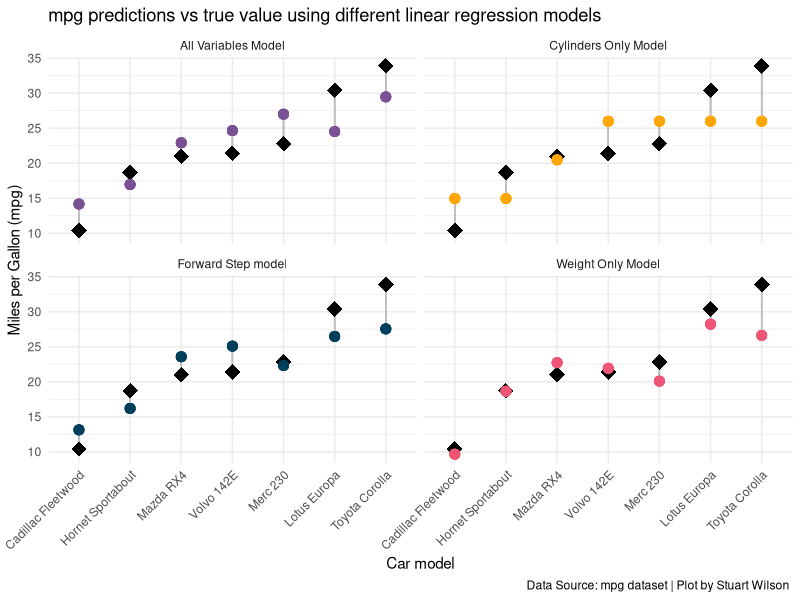
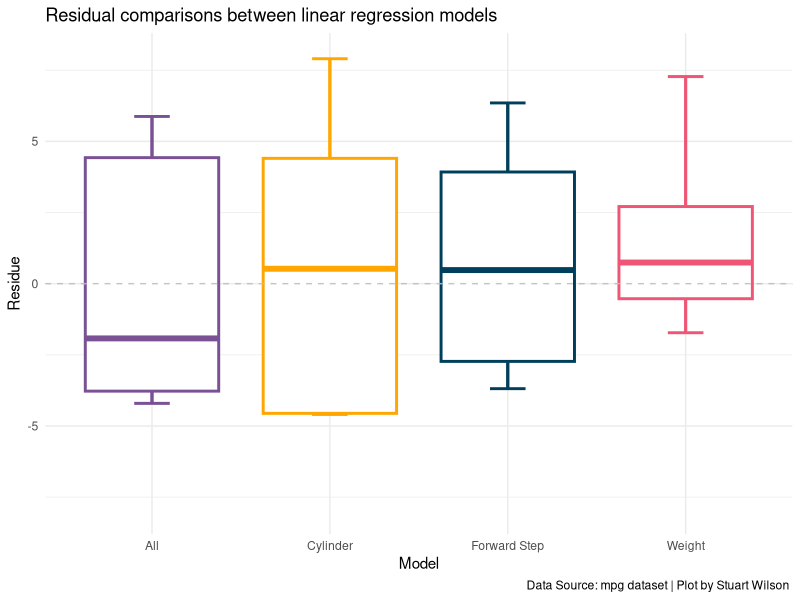

Generate these figures, in order, with R:
library(tidyverse)
data(mtcars)

df <- mtcars

# REGRESSION MODEL TO PREDICT MPG

# split data into test train

# set seed for reproducability
set.seed(100)

# 80:20 split, use floor function to ensure integer result
train_indices = sample(1 : nrow(df), size = floor(0.8 * nrow(df)))

train_df <- df[train_indices, ]
test_df <- df[-train_indices, ]

# create model using all variables
mpg_model <- lm(
  mpg ~ .,
  data = train_df
)


# use model on test data, show 95% confidence intervals
predict(
  mpg_model,
  newdata = test_df,
  interval = "confidence"
)


# summary shows strong R-squared value, and low overall p value,
# but the individuals predictors do not have significant p values.
# some coeffs are also close to 0, so step-wise regression is good idea.

# create intercept only model
mpg_intercept_only <- lm(mpg ~ 1, data = train_df)

# perform forward step-wise regression
forward_mpg <- step(mpg_intercept_only,
                direction = "forward",
                scope = formula(mpg_model),
                trace = 0)

# look at AIC decrease my introducing new variables
forward_mpg$anova

# predict with forward_mpg model
predict(
  forward_mpg,
  newdata = test_df,
)

# model just using wt (weight) variable
wt_mpg <- lm(mpg ~ wt, data = train_df)
summary(wt_mpg)

# model just using cyl (cylinder) variable
cyl_mpg <- lm(mpg ~ cyl, data = train_df)
summary(cyl_mpg)


# create df to compare the two models, turn row names into a col, sort by mpg
compare_df <- test_df |>
  mutate(
    forward_predict = predict(forward_mpg, newdata = test_df),
    forward_resid = mpg - forward_predict,
    all_predict = predict(mpg_model, newdata = test_df),
    all_resid = mpg - all_predict,
    wt_predict = predict(wt_mpg, newdata = test_df),
    wt_resid = mpg - wt_predict,
    cyl_predict = predict(cyl_mpg, newdata = test_df),
    cyl_resid = mpg - cyl_predict
  ) |> 
  rownames_to_column("car")



# create tidier df for plotting by combining predictions and residuals

compare_df_tidy <- compare_df |> 
  pivot_longer(
    cols = c("forward_predict", "all_predict", "wt_predict", "cyl_predict"),
    names_to = "model_prediction",
    values_to = "prediction"
  ) |> 
  pivot_longer(
    cols = c("forward_resid", "all_resid", "wt_resid", "cyl_resid"),
    names_to = "model_residue",
    values_to = "residue"
  )

# sort df so that models on x axis are in increasing mpg order (purely for
# aesthetics)

# Ensure factor levels are unique car names ordered by actual mpg
compare_df_tidy$car <- factor(
  compare_df_tidy$car,
  levels = compare_df$car[order(compare_df$mpg)]
)

# plot model comparisons as facet

facet_labels <- c(
  "forward_predict" = "Forward Step model",
  "all_predict" = "All Variables Model",
  "wt_predict" = "Weight Only Model",
  "cyl_predict" = "Cylinders Only Model"
)

ggplot(
  compare_df_tidy,
  aes(x = car, y = mpg)
) +
  
  # custom colour palette
  scale_colour_manual(
    # map old factor levels to new names
    values = c(
      "forward_predict" = "#003f5c",
      "all_predict" = "#7a5195",
      "wt_predict" = "#ef5675",
      "cyl_predict" = "#ffa600"
      ),
    labels = c(
      "forward_predict" = "Forward Step Model",
      "all_predict" = "All Variables Model",
      "wt_predict" = "Weight Only",
      "cyl_predict" = "Cylinders Only"
    )) +
    
  # vertical line segments between true and predicted values
  geom_segment( 
    aes(xend = car, yend = prediction),
    alpha = 0.9,
    colour = "grey"
  ) +
  
  # true values
  geom_point(size = 5, shape = 18) +
  
  # predicted values
  geom_point(
    aes(x = car, y = prediction, colour = model_prediction),
    size = 3,
    show.legend = FALSE
  ) +
  
  # theme adjustments
  theme_minimal() +
  theme(axis.text.x = element_text(angle = 45, hjust = 1)) +
  
  # labels
  labs(
    title = "mpg predictions vs true value using different linear regression models",
    caption = "Data Source: mpg dataset | Plot by Stuart Wilson ",
    x = "Car model",
    y = "Miles per Gallon (mpg)"
  ) +
  
  # faceting
  facet_wrap(~ model_prediction,
             labeller = labeller(model_prediction = facet_labels)) 



# plot boxplot to show residual distribution

ggplot(
  compare_df_tidy,
  aes(x = model_residue, y = residue, colour = model_residue)
) +
  
  # add whisker ends
  stat_boxplot(lwd = 1, 
               geom = "errorbar", 
               width = 0.2,
               show.legend = FALSE) +  
  
  
  geom_boxplot(lwd = 1,
               outlier.shape = 16,
               show.legend = FALSE) +
  
  # centre 0 on y axis
  ylim(-8, 8) +

  # dashed line y = 0
  geom_hline(yintercept = 0,
             linetype = "dashed",
             colour = "grey",
             alpha = 0.9,
             show.legend = FALSE) +
  
  # custom colour palette
  scale_colour_manual(
    values = c(
      "forward_resid" = "#003f5c",
      "all_resid" = "#7a5195",
      "wt_resid" = "#ef5675",
      "cyl_resid" = "#ffa600"
    )) +
  
  theme_minimal() + 
  
  # labels
  labs(
    title = "Residual comparisons between linear regression models",
    caption = "Data Source: mpg dataset | Plot by Stuart Wilson ",
    x = "Model",
    y = "Residue"
  ) +
  
  # rename the x labels
  scale_x_discrete(
    labels = c(
      "forward_resid" = "Forward Step",
      "all_resid" = "All",
      "wt_resid" = "Weight",
      "cyl_resid" = "Cylinder"
    ))



